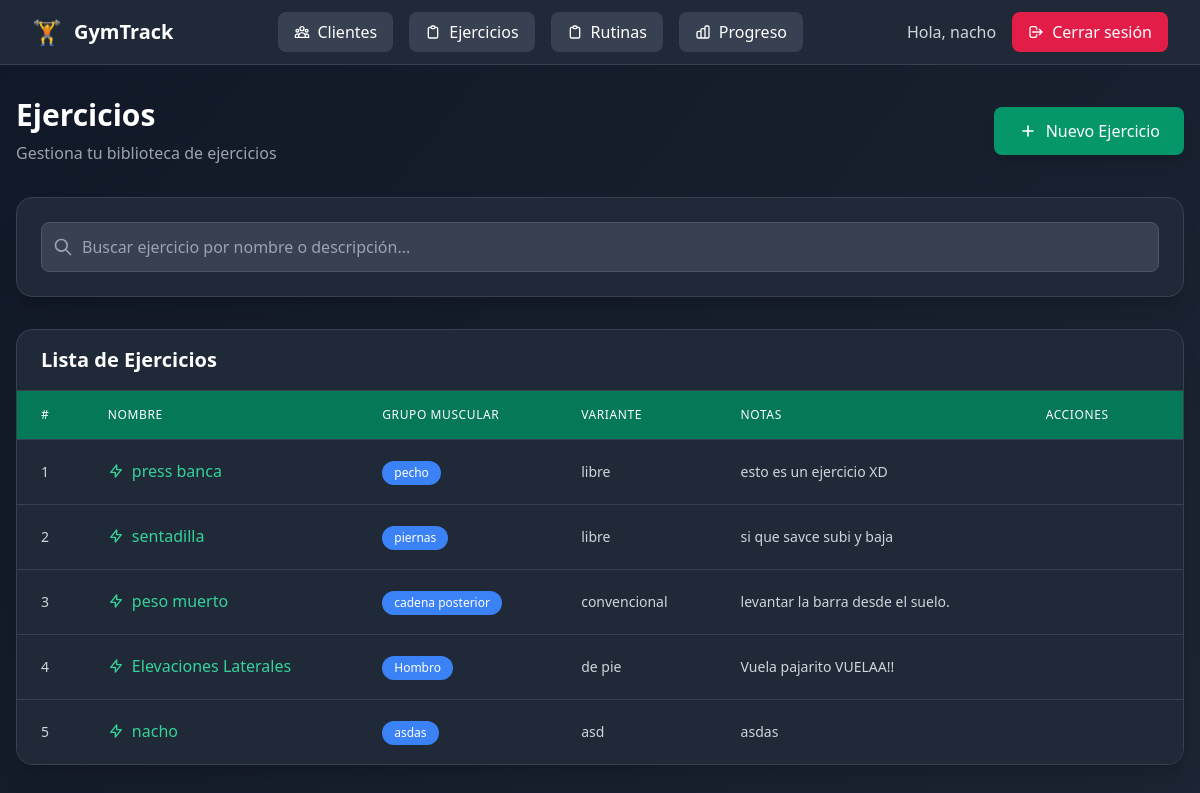
Screenshot of /ejercicio (signed in) with the database file from the repository.
### usuarios/models.py (models this page shows, shortened)
class Usuario(AbstractUser):
    ROLES = (
        ("entrenador", "Entrenador"),
        ("admin", "Administrador"),
    )
    rol = models.CharField(max_length=20, choices=ROLES, default="entrenador")

### ejercicios/models.py (models this page shows, shortened)
class Ejercicio(models.Model):
    VISIBILIDAD_OPCIONES = [
        ('privado', 'Privado'),
        ('global', 'Global'),
    ]
    nombre = models.CharField(max_length=100)
    descripcion = models.TextField()
    grupo_muscular = models.CharField(max_length=100)
    variante = models.CharField(max_length=100, blank=True)
    usuario = models.ForeignKey(settings.AUTH_USER_MODEL, on_delete=models.CASCADE, related_name="ejercicios")
    visibilidad = models.CharField(
        max_length=10,
        choices=VISIBILIDAD_OPCIONES,
        default='privado'  # 👈 por defecto será solo visible para su creador
    )

### ejercicios/views.py (the view)
# urls.py: path("", EjercicioListaView.as_view(), name="lista"),
class EjercicioListaView(LoginRequiredMixin, ListView):
    model = Ejercicio
    template_name = "ejercicios/lista.html"
    context_object_name = "ejercicios"
    def get_queryset(self):
        user = self.request.user
        return Ejercicio.objects.filter(models.Q(visibilidad='global') | models.Q(usuario=user))

### ejercicios/templates/ejercicios/lista.html (shortened to what this page needs)
{% extends "base.html" %}
{% block content %}
<div class="min-h-screen bg-gradient-to-br from-gray-900 to-gray-800 py-8 px-4">
  <div class="max-w-7xl mx-auto">
    <div class="flex flex-col sm:flex-row justify-between items-start sm:items-center mb-8 gap-4">
      <div>
        <h1 class="text-3xl font-bold text-white mb-2">Ejercicios</h1>
        <p class="text-gray-400">Gestiona tu biblioteca de ejercicios</p>
      </div>
      <a href="{% url 'ejercicios:crear' %}" class="inline-flex items-center px-6 py-3 bg-emerald-600 hover:bg-emerald-500 text-white font-medium rounded-lg transition-colors shadow-lg">
        <svg class="w-5 h-5 mr-2" fill="none" stroke="currentColor" viewBox="0 0 24 24">
          <path stroke-linecap="round" stroke-linejoin="round" stroke-width="2" d="M12 6v6m0 0v6m0-6h6m-6 0H6"></path>
        </svg>
        Nuevo Ejercicio
      </a>
    </div>
    <div class="bg-gray-800 rounded-2xl shadow-xl border border-gray-700 p-6 mb-8">
      <div class="relative">
        <div class="absolute inset-y-0 left-0 pl-3 flex items-center pointer-events-none">
        </div>
        <input
          type="text"
          id="buscadorEjercicios"
          class="block w-full pl-10 pr-4 py-3 bg-gray-700 border border-gray-600 rounded-lg text-white placeholder-gray-400 focus:outline-none focus:ring-2 focus:ring-emerald-500 focus:border-transparent"
          placeholder="Buscar ejercicio por nombre o descripción..."
        />
      </div>
    </div>
    <div class="bg-gray-800 rounded-2xl shadow-xl border border-gray-700 overflow-hidden">
      <div class="px-6 py-4 border-b border-gray-700">
        <h2 class="text-xl font-bold text-white">Lista de Ejercicios</h2>
      </div>
      <div class="overflow-x-auto">
        <table class="min-w-full divide-y divide-gray-700">
          <thead class="bg-emerald-700">
            <tr>
              <th class="px-6 py-4 text-left text-xs font-medium text-white uppercase tracking-wider">#</th>
              <th class="px-6 py-4 text-left text-xs font-medium text-white uppercase tracking-wider">Nombre</th>
              <th class="px-6 py-4 text-left text-xs font-medium text-white uppercase tracking-wider">Grupo Muscular</th>
              <th class="px-6 py-4 text-left text-xs font-medium text-white uppercase tracking-wider">Variante</th>
              <th class="px-6 py-4 text-left text-xs font-medium text-white uppercase tracking-wider">Notas</th>
              <th class="px-6 py-4 text-left text-xs font-medium text-white uppercase tracking-wider">Acciones</th>
            </tr>
          </thead>
          <tbody class="bg-gray-800 divide-y divide-gray-700" id="tablaEjercicios">
            {% for ejercicio in ejercicios %}
            <tr class="hover:bg-gray-750 transition-colors group">
              <td class="px-6 py-4 whitespace-nowrap text-sm font-medium text-gray-300">
                {{ forloop.counter }}
              </td>
              <td class="px-6 py-4 whitespace-nowrap">
                <a href="{% url 'ejercicios:detalle' ejercicio.pk %}" class="inline-flex items-center text-emerald-400 hover:text-emerald-300 font-medium transition-colors">
                  <svg class="w-4 h-4 mr-2" fill="none" stroke="currentColor" viewBox="0 0 24 24">
                    <path stroke-linecap="round" stroke-linejoin="round" stroke-width="2" d="M13 10V3L4 14h7v7l9-11h-7z"></path>
                  </svg>
                  {{ ejercicio.nombre }}
                </a>
              </td>
              <td class="px-6 py-4 whitespace-nowrap">
                <span class="inline-flex items-center px-3 py-1 rounded-full text-xs font-medium bg-blue-500 text-white">
                  {{ ejercicio.grupo_muscular }}
                </span>
              </td>
              <td class="px-6 py-4 whitespace-nowrap text-sm text-gray-300">
                {{ ejercicio.variante|default:"-" }}
              </td>
              <td class="px-6 py-4">
                <div class="text-sm text-gray-300 max-w-xs">
                  {{ ejercicio.descripcion|truncatechars:60|default:"-" }}
                </div>
              </td>
              <td class="px-6 py-4 whitespace-nowrap">
              </td>
            </tr>
            {% endfor %}
          </tbody>
        </table>
      </div>
    </div>
  </div>
</div>
{% endblock %}

### templates/base.html (shortened to what this page needs)
<!DOCTYPE html>
<html lang="es">
  <head>
    <script src="https://cdn.tailwindcss.com"></script>
  </head>
  <body class="bg-gradient-to-br from-gray-900 to-gray-800 min-h-screen">
    <nav class="bg-gray-800 border-b border-gray-700 shadow-lg">
      <div class="max-w-7xl mx-auto px-4 sm:px-6 lg:px-8">
        <div class="flex justify-between items-center h-16">
          <div class="flex items-center">
            <a href="/" class="flex items-center space-x-3 text-xl font-bold text-white hover:text-emerald-400 transition-colors">
              <span class="text-2xl">🏋️</span>
              <span class="hidden sm:inline">GymTrack</span>
            </a>
          </div>
          <div class="hidden md:flex items-center space-x-4">
            <a href="{% url 'clientes:lista' %}" class="inline-flex items-center px-4 py-2 bg-gray-700 hover:bg-gray-600 text-white font-medium rounded-lg transition-colors">
              Clientes
            </a>
            <a href="{% url 'ejercicios:lista' %}" class="inline-flex items-center px-4 py-2 bg-gray-700 hover:bg-gray-600 text-white font-medium rounded-lg transition-colors">
              <svg class="w-4 h-4 mr-2" fill="none" stroke="currentColor" viewBox="0 0 24 24">
                <path stroke-linecap="round" stroke-linejoin="round" stroke-width="2" d="M9 5H7a2 2 0 00-2 2v12a2 2 0 002 2h10a2 2 0 002-2V7a2 2 0 00-2-2h-2M9 5a2 2 0 002 2h2a2 2 0 002-2M9 5a2 2 0 012-2h2a2 2 0 012 2"></path>
              </svg>
              Ejercicios
            </a>
            <a href="{% url 'rutinas:lista' %}" class="inline-flex items-center px-4 py-2 bg-gray-700 hover:bg-gray-600 text-white font-medium rounded-lg transition-colors">
              <svg class="w-4 h-4 mr-2" fill="none" stroke="currentColor" viewBox="0 0 24 24">
                <path stroke-linecap="round" stroke-linejoin="round" stroke-width="2" d="M9 5H7a2 2 0 00-2 2v12a2 2 0 002 2h10a2 2 0 002-2V7a2 2 0 00-2-2h-2M9 5a2 2 0 002 2h2a2 2 0 002-2M9 5a2 2 0 012-2h2a2 2 0 012 2"></path>
              </svg>
              Rutinas
            </a>
            <a href="{% url 'progreso:index' %}" class="inline-flex items-center px-4 py-2 bg-gray-700 hover:bg-gray-600 text-white font-medium rounded-lg transition-colors">
              Progreso
            </a>
          </div>
          <div class="hidden md:flex items-center space-x-4">
            {% if user.is_authenticated %}
              <span class="text-gray-300 font-medium">Hola, {{ user.username }}</span>
              <a href="{% url 'usuarios:logout' %}" class="inline-flex items-center px-4 py-2 bg-rose-600 hover:bg-rose-500 text-white font-medium rounded-lg transition-colors">
                <svg class="w-4 h-4 mr-2" fill="none" stroke="currentColor" viewBox="0 0 24 24">
                  <path stroke-linecap="round" stroke-linejoin="round" stroke-width="2" d="M17 16l4-4m0 0l-4-4m4 4H7m6 4v1a3 3 0 01-3 3H6a3 3 0 01-3-3V7a3 3 0 013-3h4a3 3 0 013 3v1"></path>
                </svg>
                Cerrar sesión
              </a>
            {% endif %}
          </div>
        </div>
      </div>
    </nav>
    <main class="flex-1">
      {% block content %}{% endblock %}
    </main>
  </body>
</html>

### rows the page displays
Usuario: username "nacho"
Ejercicio: nombre "press banca", grupo_muscular "pecho", variante "libre", descripcion "esto es un ejercicio XD"
Ejercicio: nombre "sentadilla", grupo_muscular "piernas", variante "libre", descripcion "si que savce subi y baja"
Ejercicio: nombre "peso muerto", grupo_muscular "cadena posterior", variante "convencional", descripcion "levantar la barra desde el suelo."
Ejercicio: nombre "Elevaciones Laterales", grupo_muscular "Hombro", variante "de pie", descripcion "Vuela pajarito VUELAA!!"
Ejercicio: nombre "nacho", grupo_muscular "asdas", variante "asd", descripcion "asdas"
